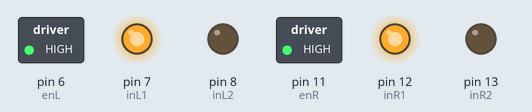
The sketch below on a simulated Arduino Uno, built with avr-gcc and run on an emulated ATmega328P. On the bench: switched loads named in the sketch (green lamp = pin HIGH), output pins drawn as LEDs (lit = HIGH).

Above: at 1.5 s.
At 4.5 s:
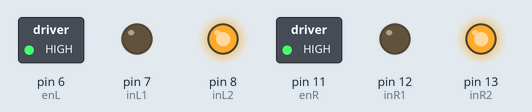
Timing chart, 0 to 6.9 s (numbered marks = the images above):
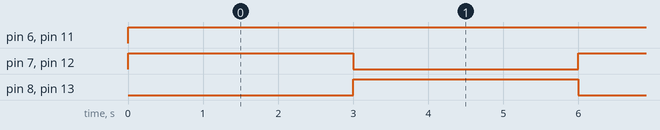

Measured:
- by itself, pin 6 (enL), pin 11 (enR): LOW → HIGH at 0.00 s
- by itself, pin 7 (inL1), pin 8 (inL2), pin 12 (inR1), pin 13 (inR2): alternates HIGH for 3.0 s and LOW for 3.0 s

The sketch:

MotorCode.ino
```cpp
// here to define variables
int enL = 6;
int enR = 11;

int inL1 = 7;       // Left Motor, Side 1: Digital Pin 7 input
int inL2 = 8;       // Left Motor, Side 2: Digital Pin 8 input
int inR1 = 12;         // Right Motor, Side 1: Digital Pin 12
int inR2 = 13;         // Right Motor, Side 2: Digital Pin 13


void setup() {

  pinMode(enL, OUTPUT);
  pinMode(enR, OUTPUT);
  pinMode(inL1, OUTPUT);
  pinMode(inL2, OUTPUT);
  pinMode(inR1, OUTPUT);
  pinMode(inR2, OUTPUT);
}

void loop() {
  // put your main code here, to run repeatedly:

  analogWrite(enL,255);
  digitalWrite(inL1, HIGH);
  digitalWrite(inL2, LOW);
  analogWrite(enR,255);
  digitalWrite(inR1, HIGH);
  digitalWrite(inR2, LOW);
  delay(3000);

  analogWrite(enL,255);
  digitalWrite(inL1, LOW);
  digitalWrite(inL2, HIGH);
  analogWrite(enR,255);
  digitalWrite(inR1, LOW);
  digitalWrite(inR2, HIGH);
  delay(3000);
}
```
